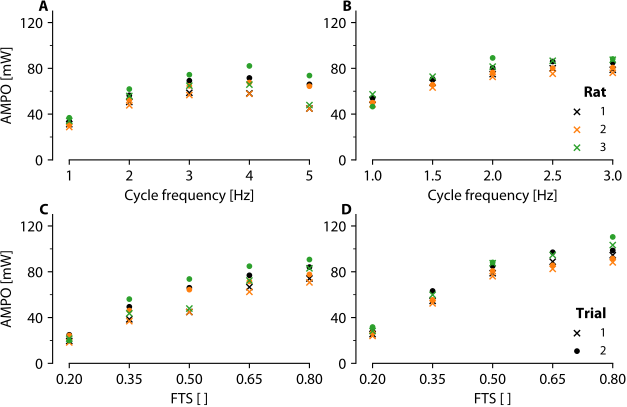

This figure's Python source:
#| label: fig-r-ampo-cf-fts
#| fig-cap: Experimentally measured influence of cycle frequency and FTS on AMPO. AMPO as a function of cycle frequency, 
#|   with a fixed FTS of 0.5 at an MTC length excursion of 4 mm (A) and 8 mm (B). AMPO as a function of FTS, with a fixed 
#|   cycle frequency of 3 Hz at an MTC length excursion of 4 mm (C) and 8 mm (D). Each combination of cycle frequency, FTS 
#|   and MTC length excursion was performed twice. The first trial with suboptimal muscle stimulation duration and the second 
#|   trial with an improved muscle stimulation duration.

#%% Load packages & set directories
import os, sys
import pandas as pd
import numpy as np
import matplotlib.pyplot as plt
from pathlib import Path

# Set directories
cwd = Path.cwd()
baseDir = cwd.parent
dataDir = baseDir / 'data'
funcDir = baseDir / 'analysis' / 'functions'
sys.path.append(str(funcDir))

import cust_fig

plt.close('all')

#%%
cust_fig.style(plt, fontname='Minion Pro',fontsize=11,grid=False)

fig = plt.figure(figsize=(15.92/2.54+0.001, 10.32/2.54), constrained_layout=True)
fig.set_constrained_layout_pads(w_pad=0, h_pad=0, hspace=0, wspace=0)
gs = fig.add_gridspec(2,2)
axs = [fig.add_subplot(gs[i]) for i in range(0,gs.ncols*gs.nrows)]

#%%
colorSet = plt.rcParams['axes.prop_cycle'].by_key()['color']
colorSet[0] = '#000000'

lines = []
for iMus,(mus,clr) in enumerate(zip(['GMe1','GMe2','GMe3'],colorSet)):
    dataDirMus = os.path.join(dataDir,mus,'')
    dataExp = pd.read_excel(dataDirMus+str(mus)+'_dataAMPO.xlsx').to_numpy()[:,5:].astype(float)
    
    dataExp[dataExp<1] = np.nan
    dataSSC_PA_T1 = np.nanmean(dataExp[0:3,:],axis=0)
    dataSSC_PA_T2 = np.nanmean(dataExp[3:6,:],axis=0)
    dataSSC_PB_T1 = np.nanmean(dataExp[6:9,:],axis=0)
    dataSSC_PB_T2 = np.nanmean(dataExp[9:12,:],axis=0)
        
    for iExp,exp in enumerate(['SSC_PA', 'SSC_PB']):
        if exp == 'SSC_PA': # 2mm amplitude
            iRow = np.r_[0,1,2]
            
            # CF
            iCol = np.r_[1,2,3,4,5]-1
            # Trial 1
            AMPO = dataSSC_PA_T1[iCol]
            axs[iExp].scatter([1,2,3,4,5],AMPO,color=clr, marker='x',s=20, clip_on=False)
            AMPO = dataSSC_PA_T2[iCol]
            axs[iExp].scatter([1,2,3,4,5],AMPO,color=clr, marker='.',s=40, clip_on=False)
            
            # FTS
            iCol = np.r_[6,7,5,8,9]-1 
            # Trial 1
            AMPO = dataSSC_PA_T1[iCol]
            axs[iExp+2].scatter([0.8,0.65,0.50,0.35,0.20],AMPO,color=clr, marker='x',s=20, clip_on=False)
            # Trial 2
            AMPO = dataSSC_PA_T2[iCol]
            axs[iExp+2].scatter([0.8,0.65,0.50,0.35,0.20],AMPO,color=clr, marker='.',s=40, clip_on=False)
            
        elif exp == 'SSC_PB': # 4mm amplitude
            iRow = np.r_[6,7,8] 
            
            # CF
            iCol = np.r_[1,2,3,4,5]-1
            # Trial 1
            AMPO = dataSSC_PB_T1[iCol]
            l1 = axs[iExp].scatter([1.0,1.5,2.0,2.5,3.0],AMPO,color=clr, marker='x',s=20, clip_on=False)
            AMPO = dataSSC_PB_T2[iCol]
            l2 = axs[iExp].scatter([1.0,1.5,2.0,2.5,3.0],AMPO,color=clr, marker='.',s=40, clip_on=False)
            lines.append(l1)
            
            if iMus == 0:
                l = [l1, l2]
            
            # FTS
            iCol = np.r_[6,7,5,8,9]-1 
            # Trial 1
            AMPO = dataSSC_PB_T1[iCol]
            axs[iExp+2].scatter([0.8,0.65,0.50,0.35,0.20],AMPO,color=clr, marker='x',s=20, clip_on=False)
            # Trial 2
            AMPO = dataSSC_PB_T2[iCol]
            axs[iExp+2].scatter([0.8,0.65,0.50,0.35,0.20],AMPO,color=clr, marker='.',s=40, clip_on=False)
        
legend = axs[1].legend(lines,
                       ['1', '2', '3'],
                       loc='lower right',
                       title='Rat',
                       title_fontproperties={'weight': 'bold'},
                       alignment='right')
legend = axs[3].legend(l,
                       ['1', '2'],
                       loc='lower right',
                       title='Trial',
                       title_fontproperties={'weight': 'bold'},
                       alignment='right')

# #%% Plot
axs[0].set_xlabel('Cycle frequency [Hz]')
axs[1].set_xlabel('Cycle frequency [Hz]')
axs[2].set_xlabel('FTS [ ]')
axs[3].set_xlabel('FTS [ ]')
axs[0].set_ylabel('AMPO [mW]')
axs[2].set_ylabel('AMPO [mW]')

# Subplot 0,0: Imposed CF - 4mm MLE
ax = axs[0]
ax.set_xlim(1,5)
ax.set_xticks([1,2,3,4,5])
# ax.set_ylim(0,97.5)
# ax.set_yticks([0,30,60,90])
# ax.set_yticks([15,45,75], minor=True)
ax.set_ylim(0,130)
ax.set_yticks([0,40,80,120])
ax.set_yticks([20,60,100], minor=True)

# Subplot 0,1: Iposed CF - 8mm MLE
ax = axs[1]
ax.set_xlim(1,3)
ax.set_xticks([1,1.5,2,2.5,3])
# ax.set_ylim(0,97.5)
# ax.set_yticks([0,30,60,90])
# ax.set_yticks([15,45,75], minor=True)
ax.set_ylim(0,130)
ax.set_yticks([0,40,80,120])
ax.set_yticks([20,60,100], minor=True)

# Subplot 1,0: Imposed FTS - 4mm MLE
ax = axs[2]
ax.set_xlim(0.2,0.8)
ax.set_xticks([0.2,0.35,0.5,0.65,0.8])
ax.set_ylim(0,130)
ax.set_yticks([0,40,80,120])
ax.set_yticks([20,60,100], minor=True)

# Subplot 1,1: Imposed FTS - 8mm MLE
ax = axs[3]
ax.set_xlim(0.2,0.8)
ax.set_xticks([0.2,0.35,0.5,0.65,0.8])
ax.set_ylim(0,130)
ax.set_yticks([0,40,80,120])
ax.set_yticks([20,60,100], minor=True)

#%%
for ax in [axs[0], axs[1], axs[2], axs[3]]:
    ax.spines['left'].set_position(('outward', 12))
    
fig.align_ylabels(axs)
cust_fig.add_labels(fig,axs,['A','B','C', 'D'],-15/72)

# %% Show and save
plt.show()
# fig.savefig("r_ampo_cf_fts.png", bbox_inches="tight", pad_inches=0, dpi=600)
fig.savefig("r_ampo_cf_fts.pdf", bbox_inches="tight", pad_inches=0)
# fig.savefig("r_ampo_cf_fts.svg", bbox_inches="tight", pad_inches=0)

# %% Checks
if len(sys.argv) > 1:
    check_size = sys.argv[1]
else:
    check_size = True  

if check_size == True or check_size == 'True':
    cust_fig.report_axes_size(fig,axs)
    # cust_fig.report_fig_size("r_ampo_cf_fts.png") 
    cust_fig.report_fig_size("r_ampo_cf_fts.pdf") 
    # cust_fig.report_fig_size("r_ampo_cf_fts.svg")
